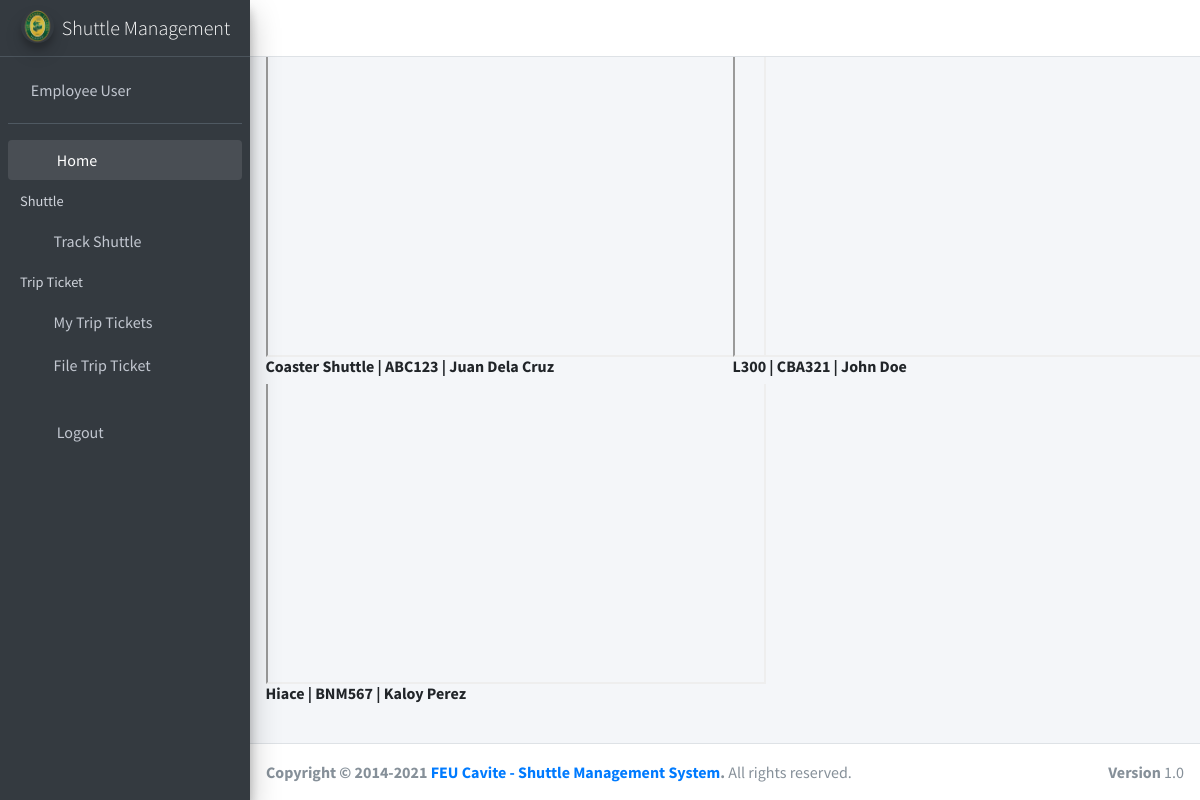
The app's page /ticket/employee_page/ (signed in) with its own data.
### ticket/models.py (models this page shows, shortened)
class shuttle_service(models.Model):
    shuttle_service_id = models.AutoField(primary_key=True)
    shuttle_name = models.ForeignKey(shuttle_service_list, null=True, blank=True, on_delete=models.CASCADE)
    gps_link = models.CharField(max_length=255, blank=True, null = True)

class shuttle_service_list(models.Model):
    shuttle_service_list_id = models.AutoField(primary_key=True)
    shuttle_name = models.CharField(max_length=255, blank=True, null = True)
    plate_number = models.CharField(max_length=255, blank=True, null = True)
    driver_name = models.ForeignKey(shuttle_driver, null=True, blank=True, on_delete=models.CASCADE)

class shuttle_driver(models.Model):
    shuttle_driver_id = models.AutoField(primary_key=True)
    driver_name = models.CharField(max_length=255, blank=True, null = True)
    def __str__(self):
        return str(self.driver_name)

### ticket/views.py (the view)
# urls.py: path('employee_page/', login_required(views.employee_page), name='employee_page'),
def employee_page(request):
	query = {
		'gp': shuttle_service.objects.all(),
	}
	now = tz.now()
	query['now'] = now
	query['today'] = str(tz.localtime(now).date())
	query['part'] = participants.objects.filter(participant_user = request.user)
	query['mtx'] = Tickets.objects.filter(start_date = str(tz.localtime(now).date()))
	query['aut'] = Author.objects.filter(user = request.user)
	return render(request, 'ticket/employee_page.html', query)

### ticket/templates/ticket/employee_page.html (shortened to what this page needs)
{% extends 'ticket/employeebase.html' %}
{% block content %}
{% load crispy_forms_tags %}
{% load static %}
<section class="content">
              <div class="container-fluid">
                <div class="row">
                  {% for items in gp %}
                  <div class="col-lg-6 col-xs-12 col-md-6">
                      <div class="idiv">
                        <iframe src="{{items.gps_link}}" title="Shuttle Track" style="position: relative; top: -50px; width: 500px; height: 350px;"></iframe>
                      </div>
                      <h6 class="capt"><strong>{{items.shuttle_name.shuttle_name}} | {{items.shuttle_name.plate_number}} | {{items.shuttle_name.driver_name}}</strong></h6>
                  </div>
                  {% endfor %}
                </div>
              </div>
</section>
{% endblock content %}

### ticket/templates/ticket/employeebase.html (shortened to what this page needs)
{% load static %}
<!DOCTYPE html>
<html lang="en">
<head>
  <link rel="stylesheet" href="{% static 'basetemp/plugins/fontawesome-free/css/all.min.css' %}">
  <link rel="stylesheet" href="https://code.ionicframework.com/ionicons/2.0.1/css/ionicons.min.css">
  <link rel="stylesheet" href="{% static 'basetemp/plugins/tempusdominus-bootstrap-4/css/tempusdominus-bootstrap-4.min.css' %}">
  <link rel="stylesheet" href="{% static 'basetemp/plugins/icheck-bootstrap/icheck-bootstrap.min.css' %}">
  <link rel="stylesheet" href="{% static 'basetemp/plugins/jqvmap/jqvmap.min.css' %}">
  <link rel="stylesheet" href="{% static 'basetemp/dist/css/adminlte.min.css' %}">
  <link rel="stylesheet" href="{% static 'basetemp/plugins/overlayScrollbars/css/OverlayScrollbars.min.css' %}">
  <link rel="stylesheet" href="{% static 'basetemp/plugins/daterangepicker/daterangepicker.css' %}">
  <link rel="stylesheet" href="{% static 'basetemp/plugins/summernote/summernote-bs4.min.css' %}">
</head>
<body class="hold-transition sidebar-mini layout-fixed">
<div class="wrapper">
  <nav class="main-header navbar navbar-expand navbar-white navbar-light">
    <ul class="navbar-nav">
      <li class="nav-item">
        <a class="nav-link" data-widget="pushmenu" href="#" role="button"><i class="fas fa-bars"></i></a>
      </li>
      <li class="nav-item d-none d-sm-inline-block">
        <a href="#" class="nav-link"></a>
      </li>
    </ul>
    <ul class="navbar-nav ml-auto">
      <li class="nav-item">
        <a class="nav-link" data-widget="fullscreen" href="#" role="button">
          <i class="fas fa-expand-arrows-alt"></i>
        </a>
      </li>
    </ul>
  </nav>
  <aside class="main-sidebar sidebar-dark-primary elevation-4">
    <a href="/" class="brand-link">
      <img src="{% static 'shuttle/feulogo.png' %}" alt="AdminLTE Logo" class="brand-image img-circle elevation-3" style="opacity: .8">
      <span class="brand-text font-weight-light">Shuttle Management</span>
    </a>
    <div class="sidebar">
      <div class="user-panel mt-3 pb-3 mb-3 d-flex">
        <div class="image">
        </div>
        <div class="info">
          <a href = "#" class="d-block" onclick="window.open('/ticket/profile','popupticket','width=950,height=600'); return false;">{{user.get_full_name}}</a>
        </div>
      </div>
      <nav class="mt-2">
        <ul class="nav nav-pills nav-sidebar flex-column" data-widget="treeview" role="menu" data-accordion="false">
          <li class="nav-item menu-open">
            <a href="/" class="nav-link">
              <i class="nav-icon fas fa-tachometer-alt"></i>
              <p>
                Home
                <i class="right fas fa-angle-left"></i>
              </p>
            </a>
          </li>
          <li class="nav-header">Shuttle</li>
          <li class="nav-item">
            <a href = "#" class="nav-link" onclick="window.open('/ticket/shuttle_options','popupticket','width=950,height=600'); return false;"><i class="nav-icon fas fa-bus"></i><p>Track Shuttle</p></a>
          </li>
          <li class="nav-header">Trip Ticket</li>
          <li class="nav-item">
            <a href = "#" class="nav-link" onclick="window.open('/ticket/record','popupfile','width=950,height=600'); return false;">
                              <i class="nav-icon fas fa-sd-card" target="popup"
                            ></i>My Trip Tickets
                          </a>
          </li>
          <li class="nav-item">
            <a href = "#" class="nav-link" onclick="window.open('/ticket/file','popupfile','width=950,height=600'); return false;">
                              <i class="nav-icon fas fa-ticket-alt" target="popup"
                            ></i>File Trip Ticket
                          </a>
          </li>
          <li class="nav-item">
          <br>
          <li class="nav-item">
            <a href="/logout/" class="nav-link">
              <i class="nav-icon fas fa-sign-out-alt"></i>
              <p>Logout</p>
            </a>
          </li>
        </ul>
      </nav>
    </div>
  </aside>
  <div class="content-wrapper">
    {% block content %}
    {% endblock content %}
  </div>
  <footer class="main-footer">
    <strong>Copyright &copy; 2014-2021 <a href="#">FEU Cavite - Shuttle Management System</a>.</strong>
    All rights reserved.
    <div class="float-right d-none d-sm-inline-block">
      <b>Version</b> 1.0
    </div>
  </footer>
</div>
</body>
</html>

### ticket/templates/ticket/employee_page.html (style rules this page uses)
.idiv { overflow: hidden; width: 900px; height: 350px; }
.capt { margin-top: -50px; }
.content { overflow: hidden; }

### records on screen
shuttle_service: shuttle_name.shuttle_name "Coaster Shuttle", shuttle_name.plate_number "ABC123", shuttle_name.driver_name "Juan Dela Cruz"
shuttle_service: shuttle_name.shuttle_name "L300", shuttle_name.plate_number "CBA321", shuttle_name.driver_name "John Doe"
shuttle_service: shuttle_name.shuttle_name "Hiace", shuttle_name.plate_number "BNM567", shuttle_name.driver_name "Kaloy Perez"

### other values on screen
{{ user.get_full_name }} "Employee User"
